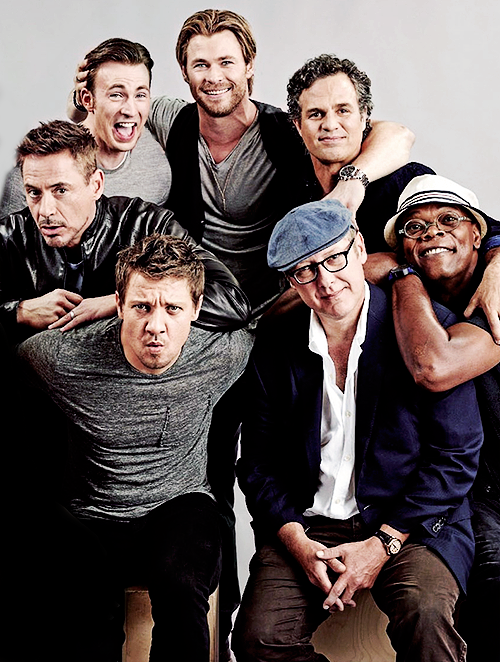
//> input picture Accessing pixels of Grayscale image/avengers.png, 500 x 662 px
$ ./Accessingpixels_of_grayscale   (built with g++ and OpenCV 4)
//> lines starting //> are read from the running program, lines starting //| are printed output that depends on the picture
#include "opencv2/opencv.hpp"
#include <stdint.h>

using namespace cv;
using namespace std;

int main(int argv, char** argc)
{
  Mat original = imread("avengers.png", CV_LOAD_IMAGE_GRAYSCALE);
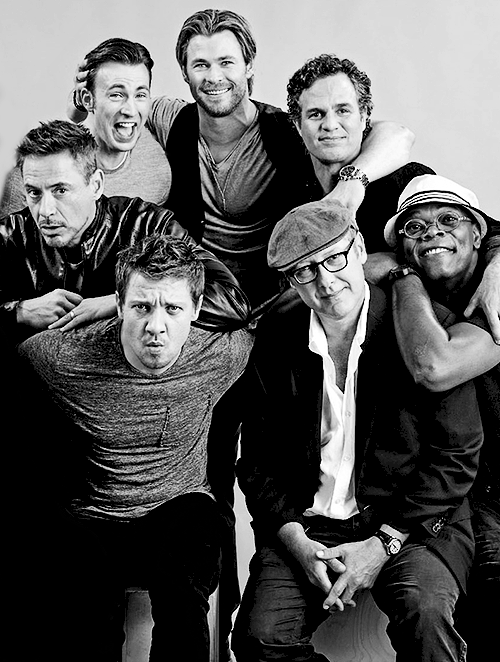
//> original: 662 rows x 500 cols, CV_8UC1; min 0, max 255, mean 89.4
  Mat modified = imread("avengers.png", CV_LOAD_IMAGE_GRAYSCALE);

	for (int r = 0;r < modified.rows;r++)
	{
		for (int c = 0;c < modified.cols;c++)
		{
			modified.at<uint8_t>(r, c) = modified.at<uint8_t>(r, c) * 0.5f;
		}
	}
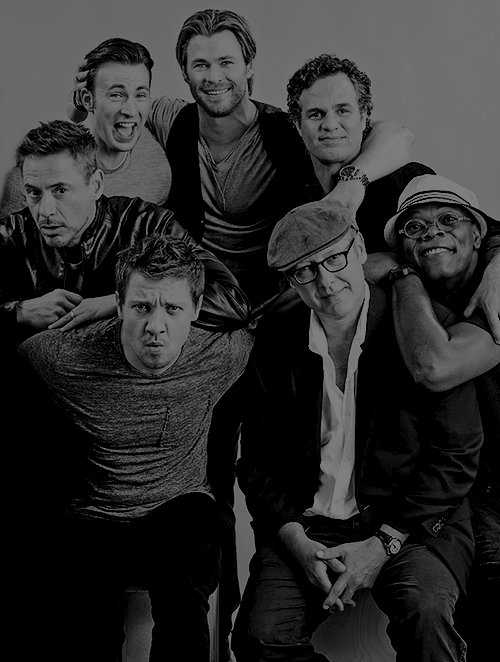
//> modified: 662 rows x 500 cols, CV_8UC1; min 0, max 127, mean 44.5

	imshow("original", original);
	imshow("modified", modified);

	waitKey();
}
